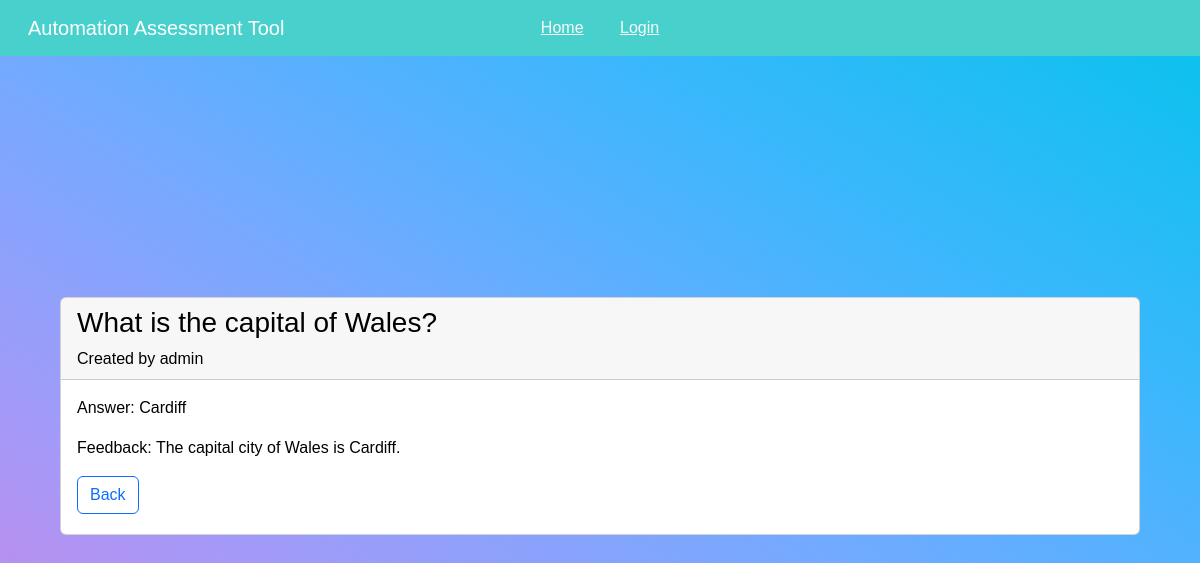
Page /view_all_questions/4 on the committed database.
### AATApp/models.py (models this page shows, shortened)
class Questions(db.Model):
    id = db.Column(db.Integer, primary_key=True, unique=True, nullable=False)
    is_multiple_choice = db.Column(db.Boolean, default=False, nullable=False)
    question = db.Column(db.Integer, nullable=False)
    """
  If the question is short answer (is_multiple_choice = False), all four
  choices should be left empty and "answer" should contain the expected
  answer. If the question is multiple choice (is_multiple_choice = True), all
  four choices should be filled in and "answer" should contain the name of the
  column which contains the correct answer (e.g. "choice3").
  """
    choice1 = db.Column(db.Text)
    choice2 = db.Column(db.Text)
    choice3 = db.Column(db.Text)
    choice4 = db.Column(db.Text)
    answer = db.Column(db.Text, nullable=False)
    feedback = db.Column(db.Text, nullable=False)
    creator_id = db.Column(
        db.Integer, db.ForeignKey('user.id'), nullable=False)

class User(UserMixin, db.Model):
    id = db.Column(db.Integer, primary_key=True)
    username = db.Column(db.String(15), unique=True, nullable=False)
    email = db.Column(db.Text, unique=True, nullable=False)
    hashed_password = db.Column(db.String(128))
    question = db.relationship('Questions', backref='user', lazy=True)
    is_student = db.Column(db.Boolean, default=True)
    is_admin = db.Column(db.Boolean, default=False)
    @property
    def password(self):
        raise AttributeError('Password is not readable.')

### AATApp/routes/questionsroutes.py (the view)
@app.route('/view_all_questions/<int:question_id>')
def view_question(question_id):
    question = Questions.query.get_or_404(question_id)
    return render_template('view_question.html', title=question.question, question=question, )

### AATApp/templates/view_question.html (shortened to what this page needs)
{% extends "layout.html" %}
{% block content %}
<div class="card-header">
    <h1 class="fs-3">{{ question.question }}</h1>
    <p class="card-text">Created by {{ question.user.username }}</p>
</div>
<div class="card-body pb-1">
    <p>Answer: {{ question.answer }}</p>
    <p>Feedback: {{ question.feedback }}</p>
    <p><a href="{{ url_for('view_all_questions') }}" class="btn btn-outline-primary">Back</a></p>
</div>
</div>
{% endblock content %}

### AATApp/static/style.css (style rules this page uses)
body { font-family: helvetica, sans-serif; background-color: #fff; color: #002699; }

### rows in the picture
Questions: question "What is the capital of Wales?", answer "Cardiff", feedback "The capital city of Wales is Cardiff."
User: user.username "admin"
